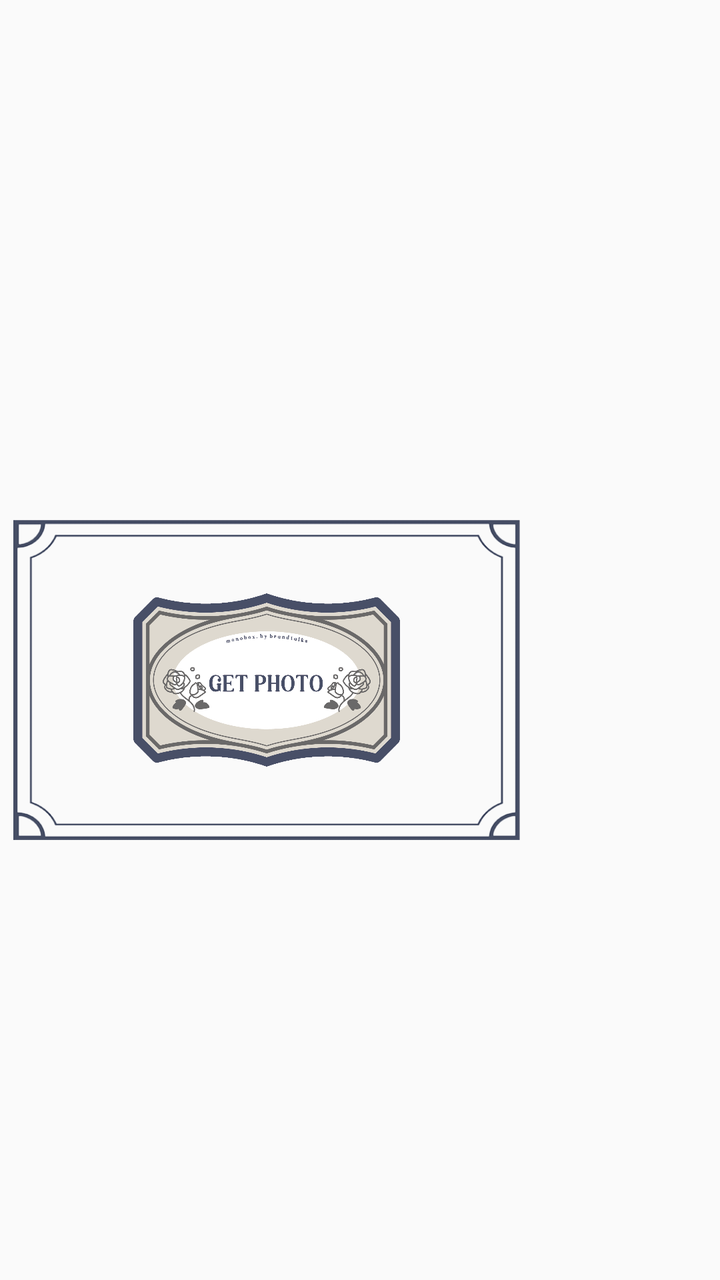
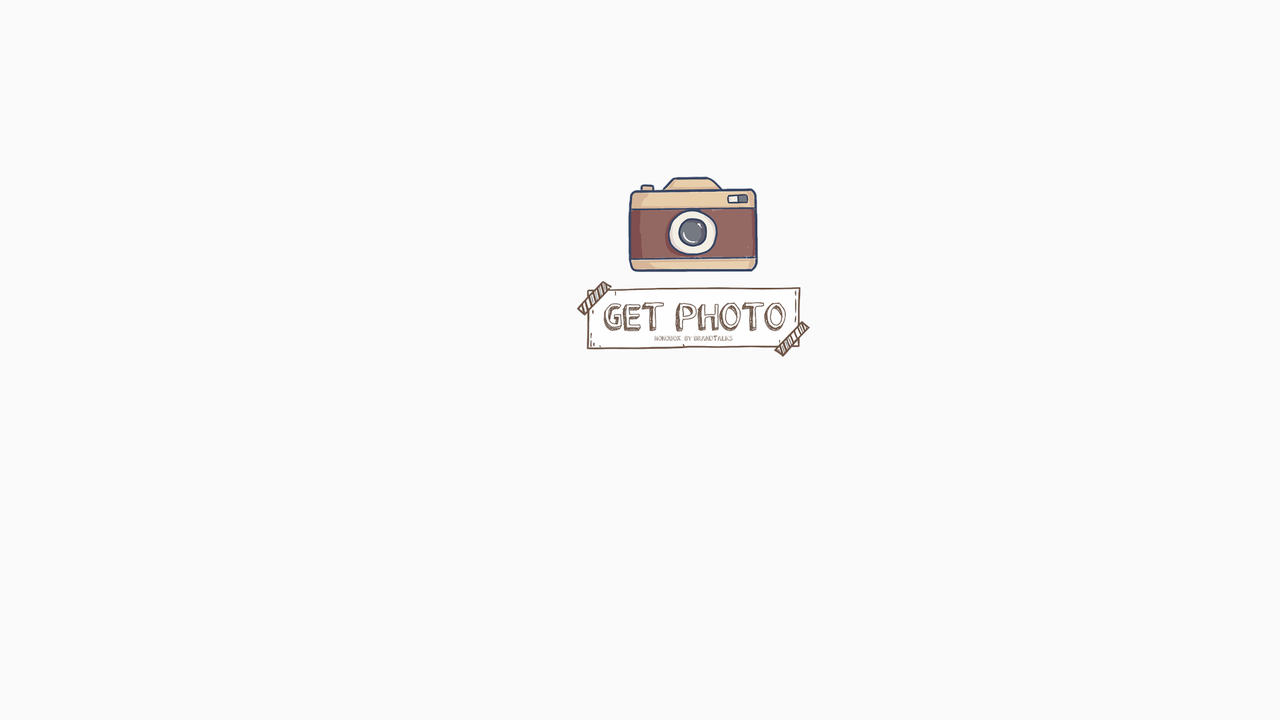

An Android layout and its configuration variant, each rendered on a device that would load it. The default file and the variant file are quoted in full after the pictures.
<!-- AndroidManifest.xml: application theme Theme.AppCompat.Light.NoActionBar.FullScreen -->
<!-- res/layout/activity_main.xml -->
<?xml version="1.0" encoding="utf-8"?>
<LinearLayout xmlns:android="http://schemas.android.com/apk/res/android"
    xmlns:app="http://schemas.android.com/apk/res-auto"
    xmlns:tools="http://schemas.android.com/tools"
    android:layout_width="match_parent"
    android:layout_height="match_parent"
    tools:context=".MainActivity"
    android:orientation="vertical">

    <TextureView
        android:layout_width="800px"
        android:layout_height="760px"
        android:scaleType="fitXY"
        android:id="@+id/texture"/>

    <RelativeLayout
        android:layout_width="800px"
        android:layout_height="520px"
        android:scaleType="fitXY"
        >

        <ImageView
            android:layout_width="800px"
            android:layout_height="520px"
            android:src="@drawable/frame_horizontal"
            android:scaleType="fitXY"
            android:padding="20px"/>

       <ImageView
           android:id="@+id/btnTake"
           android:layout_width="400px"
           android:layout_height="260px"
           android:src="@drawable/button"
           android:scaleType="fitXY"
           android:layout_centerVertical="true"
           android:layout_centerHorizontal="true"/>

    </RelativeLayout>

</LinearLayout>
<!-- resources referenced by this layout -->
<resources>
  <!-- drawable button: png bitmap (drawable, 432338 bytes) -->
  <!-- drawable frame_horizontal: png bitmap (drawable, 17132 bytes) -->
  <style name="Theme.AppCompat.Light.NoActionBar.FullScreen" parent="@style/Theme.AppCompat.Light.NoActionBar">
          <item name="android:windowNoTitle">true</item>
          <item name="android:windowActionBar">false</item>
          <item name="android:windowFullscreen">true</item>
          <item name="android:windowContentOverlay">@null</item>
      </style>
</resources>
<!-- res/layout-land/activity_main.xml (the repository's variant of the layout above) -->
<!-- drawn on the phone turned sideways -->
<?xml version="1.0" encoding="utf-8"?>
<LinearLayout xmlns:android="http://schemas.android.com/apk/res/android"
    xmlns:app="http://schemas.android.com/apk/res-auto"
    xmlns:tools="http://schemas.android.com/tools"
    android:layout_width="match_parent"
    android:layout_height="match_parent"
    tools:context=".MainActivity"
    android:orientation="horizontal">

    <RelativeLayout
        android:layout_width="800px"
        android:layout_height="800px"
        android:scaleType="fitXY">

        <TextureView
            android:layout_width="800px"
            android:layout_height="800px"
            android:scaleType="fitXY"
            android:id="@+id/texture"/>

        <TextView
            android:layout_width="200px"
            android:layout_height="200px"
            android:scaleType="fitXY"
            android:layout_centerVertical="true"
            android:layout_centerHorizontal="true"
            android:text=""
            android:textAlignment="center"
            android:textSize="50dp"
            android:textStyle="bold"
            android:id="@+id/timer"/>

    </RelativeLayout>


    <RelativeLayout
        android:layout_width="480px"
        android:layout_height="800px"
        android:scaleType="fitXY"
        android:id="@+id/ll">

        <RelativeLayout
            android:id="@+id/settingBar"
            android:layout_width="400px"
            android:layout_height="700px"
            android:visibility="invisible"
            android:scaleType="fitXY"
            android:background="@color/cardview_shadow_start_color"
            android:layout_centerHorizontal="true"
            android:clickable="false"
            android:layout_centerVertical="true">


            <Switch
                android:id="@+id/switch1"
                android:layout_width="wrap_content"
                android:layout_height="wrap_content"
                android:layout_marginTop="50px"
                android:text="날짜"
                android:scaleType="fitXY"
                android:layout_centerHorizontal="true"/>
            <Switch
                android:id="@+id/switch2"
                android:layout_width="wrap_content"
                android:layout_height="wrap_content"
                android:text="로고"
                android:layout_marginTop="150px"
                android:layout_centerHorizontal="true"
                android:scaleType="fitXY"/>

            <Button
                android:id="@+id/saveBtn"
                android:layout_width="wrap_content"
                android:layout_height="wrap_content"
                android:layout_marginTop="250px"
                android:layout_centerHorizontal="true"
                android:text="저장"
                android:scaleType="fitXY"/>
        </RelativeLayout>

        <ImageView
            android:id="@+id/btnTake"
            android:layout_width="350px"
            android:layout_height="270px"
            android:src="@drawable/new_button_png"
            android:scaleType="fitXY"
            android:layout_centerVertical="true"
            android:layout_centerHorizontal="true"/>

        <Button
            android:id="@+id/setting1"
            android:layout_width="100px"
            android:layout_height="100px"
            android:background="@android:color/transparent"
            android:scaleType="fitXY"/>
        <Button
            android:id="@+id/setting2"
            android:layout_width="100px"
            android:layout_height="100px"
            android:layout_marginLeft="380px"
            android:background="@android:color/transparent"
            android:scaleType="fitXY"/>
        <Button
            android:id="@+id/setting3"
            android:layout_width="100px"
            android:layout_height="100px"
            android:layout_marginTop="700px"
            android:background="@android:color/transparent"
            android:scaleType="fitXY"/>
        <Button
            android:id="@+id/setting4"
            android:layout_width="100px"
            android:layout_height="100px"
            android:layout_marginTop="700px"
            android:layout_marginLeft="380px"
            android:background="@android:color/transparent"
            android:scaleType="fitXY"/>

    </RelativeLayout>

</LinearLayout>
<!-- resources referenced by the variant -->
<!-- as the phone turned sideways resolves them -->
<resources>
  <!-- drawable new_button_png: png bitmap (drawable, 148436 bytes) -->
  <style name="Theme.AppCompat.Light.NoActionBar.FullScreen" parent="@style/Theme.AppCompat.Light.NoActionBar">
          <item name="android:windowNoTitle">true</item>
          <item name="android:windowActionBar">false</item>
          <item name="android:windowFullscreen">true</item>
          <item name="android:windowContentOverlay">@null</item>
      </style>
</resources>
